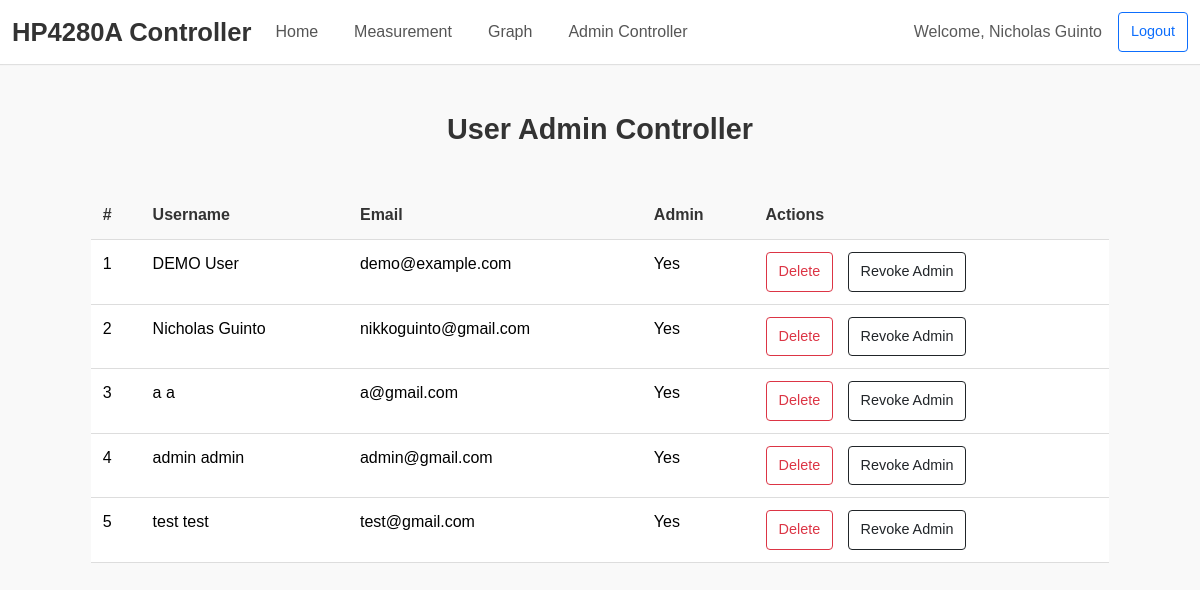
The app's page /documentation (signed in), older data.
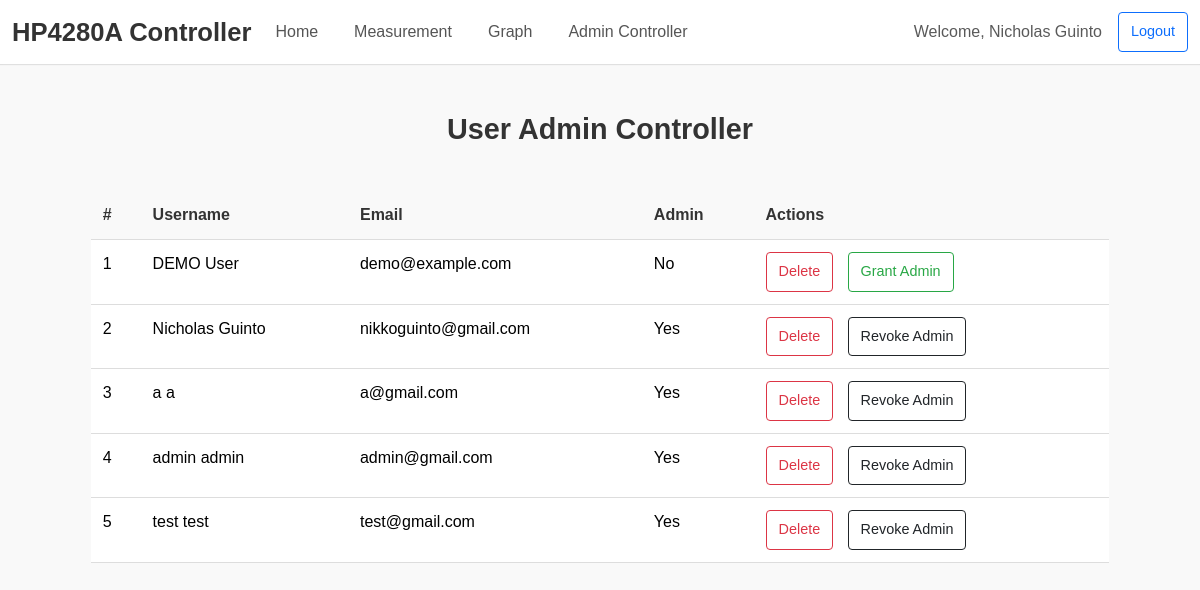
The same page, newer data.
### tables this page shows
CREATE TABLE users (
            id INTEGER PRIMARY KEY AUTOINCREMENT,
            first_name TEXT NOT NULL,
            last_name TEXT NOT NULL,
            email TEXT NOT NULL,
            password TEXT NOT NULL,
            is_admin INTEGER NOT NULL DEFAULT 0
        );

### main.py (the view, shortened to what this page needs)
@app.route('/documentation', methods=["GET", "POST"])
def documentation():
    if 'email' not in session:
        flash("Please log in to access this page.", "error")
        return redirect(url_for("login"))
    user = get_user_by_email(session['email'])
    if not user:
        flash("User not found. Please log in again.", "error")
        return redirect(url_for("login"))
    if user[5] == 0:  # Check the `is_admin` value
        flash("You do not have permission to access this page.", "error")
        return redirect(url_for("login"))
    conn = sqlite3.connect(DB_path)
    cursor = conn.cursor()
    cursor.execute("SELECT first_name, last_name, email, id, is_admin FROM users")
    users = cursor.fetchall()
    conn.close()
    return render_template("documentation.html", users=users)

### database.py (called while the page is built)
def get_user_by_email(email):
    conn = sqlite3.connect(DB_path)
    cursor = conn.cursor()
    cursor.execute('''
        SELECT * FROM users WHERE email = ?
    ''', (email,))
    user = cursor.fetchone()
    conn.close()
    return user

### main.py (called while the page is built)
@app.context_processor
def inject_user_info():
    if 'email' in session:
        user = get_user_by_email(session['email'])
        if user:
            return {'username': f"{user[1]} {user[2]}", 'user_id': user[0], 'email': user[3]}
    return {'username': None, 'user_id': None, 'email': None}

### templates/documentation.html (shortened to what this page needs)
{% extends "base.html" %}
{% block content %}
<h3 class="text-center mt-5 mb-4">User Admin Controller</h3>
<div class="table-container">
    <table class="table">
        <thead>
            <tr>
                <th>#</th>
                <th>Username</th>
                <th>Email</th>
                <th>Admin</th>
                <th>Actions</th>
            </tr>
        </thead>
        <tbody>
            {% for user in users %}
            <tr>
                <td>{{ loop.index }}</td>
                <td>{{ user[0] }} {{ user[1] }}</td>
                <td>{{ user[2] }}</td>
                <td>{{ "Yes" if user[4] == 1 else "No" }}</td>
                <td class="action-buttons">
                    <form method="POST" action="{{ url_for('documentation') }}" style="display:inline;" onsubmit="return confirmDelete()">
                        <button type="submit" name="action" value="delete" class="btn btn-outline-danger" >Delete</button>
                    </form>
                    {% if user[4] == 0 %}
                    <form method="POST" action="{{ url_for('documentation') }}" style="display:inline;">
                        <button type="submit" name="action" value="grant_admin" class="btn btn-outline-success btn-sm">Grant Admin</button>
                    </form>
                    {% else %}
                    <form method="POST" action="{{ url_for('documentation') }}" style="display:inline;" onsubmit="return confirmRevokeAdmin()">
                        <button type="submit" name="action" value="revoke_admin" class="btn btn-outline-dark btn-sm \">Revoke Admin</button>
                    </form>
                    {% endif %}
                </td>
            </tr>
            {% endfor %}
        </tbody>
    </table>
</div>
{% endblock %}

### templates/base.html (shortened to what this page needs)
<!DOCTYPE html>
<html>
<head>
    <link rel="stylesheet" href="https://cdnjs.cloudflare.com/ajax/libs/font-awesome/4.7.0/css/font-awesome.min.css">
    <link href="https://cdn.jsdelivr.net/npm/bootstrap@5.3.5/dist/css/bootstrap.min.css" rel="stylesheet">
</head>
<body>
    {% if email %}
    <nav class="navbar navbar-expand-lg navbar-light">
        <div class="container-fluid">
            {% if email == "demo@example.com" %}
                <span class="navbar-brand text-danger fw-bold">DEMO MODE</span>
            {% else %}
                <a class="navbar-brand" href="/contributions">HP4280A Controller</a>
            {% endif %}
            <div class="collapse navbar-collapse" id="navbarSupportedContent">
                <ul class="navbar-nav me-auto mb-2 mb-lg-0">
                    <li class="nav-item">
                        <a class="nav-link" aria-current="page" href="/">Home</a>
                    </li>
                    <li class="nav-item">
                        <a class="nav-link" href="/measurement">Measurement</a>
                    </li>
                    <li class="nav-item">
                        <a class="nav-link" href="/graph">Graph</a>
                    </li>
                    <li class="nav-item">
                        <a class="nav-link" href="/documentation">Admin Controller</a>
                    </li>
                </ul>
                <div class="d-flex">
                    <span class="navbar-text me-3">Welcome, {{ username }}</span>
                    <a class="btn btn-outline-primary" href="/logout" role="button">Logout</a>
                </div>
            </div>
        </div>
    </nav>
    {% endif %}
    <div class="container-fluid">
        {% block content %}
        {% endblock %}
    </div>
</body>
</html>

### templates/base.html (style rules this page uses)
.navbar { background-color: #fff; box-shadow: 0 1px 1px rgba(0, 0, 0, 0.1); }
.navbar .navbar-brand { font-size: 1.6rem; font-weight: 600; color: #333; transition: color 0.3s ease; }
.navbar-nav .nav-link { color: #555; font-weight: 500; margin-right: 20px; transition: color 0.3s ease; }

### templates/documentation.html (style rules this page uses)
body { font-family: 'Helvetica', 'Arial', sans-serif; background-color: #f9f9f9; color: #333; }
h3 { font-size: 1.8rem; font-weight: 600; color: #333; }
.table-container { max-width: 90%; margin: 0 auto; padding: 20px; margin-top: 20px; }
.table { width: 100%; border-collapse: collapse; font-size: 1rem; }
.table th, .table td { padding: 12px; text-align: left; border-bottom: 1px solid #ddd; }
.table th { font-weight: bold; color: #333; background-color: transparent; }
.action-buttons form { display: inline-block; margin-right: 10px; }
.btn { padding: 8px 12px; border-radius: 4px; font-size: 0.9rem; cursor: pointer; transition: background-color 0.3s ease, transform 0.2s ease; }
.btn-outline-success { border: 1px solid #28a745; background-color: transparent; color: #28a745; }

Row changes from the older to the newer data that the page shows:
changed users "DEMO": is_admin "Yes" → "No"; is_admin "Revoke Admin" → "Grant Admin"
